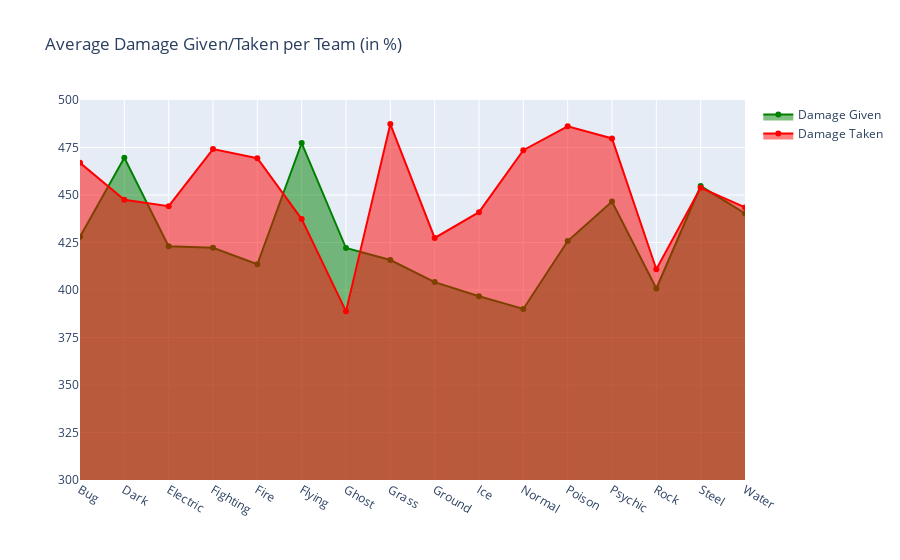

The cell this chart's notebook holds for it:
### Markdown cell above
Display average damage given/taken per team

### Code cell
# Get average damage given/taken for each team
df_group = df_pkmn.groupby('Team').agg(
    Damage_Given=('Damage Given (in %)', 'sum'),
    Damage_Taken=('Damage Taken (in %)', 'sum'),
    Games=('Games Played', 'max')
).reset_index()
df_group['Damage Given (in %)'] = df_group['Damage_Given'] / df_group['Games']
df_group['Damage Taken (in %)'] = df_group['Damage_Taken'] / df_group['Games']
# Display in area graph using Matplotlib
fig, ax = plt.subplots()
ax.fill_between(df_group['Team'], df_group['Damage Given (in %)'], color='green', alpha=0.5, label='Damage Given')
ax.fill_between(df_group['Team'], df_group['Damage Taken (in %)'], color='red', alpha=0.5, label='Damage Taken')
ax.set_title('Average Damage Given/Taken per Team (in %)')
ax.legend()
plt.xticks(rotation=90)
plt.ylim(300, 500)
plt.yticks(range(300, 500, 25))
plt.show()

# Display in area graph using Plotly
damage_given = go.Scatter(x=df_group['Team'], y=df_group['Damage Given (in %)'], name='Damage Given', line=dict(color='green'), fill='tozeroy')
damage_taken = go.Scatter(x=df_group['Team'], y=df_group['Damage Taken (in %)'], name='Damage Taken', line=dict(color='red'), fill='tozeroy')
layout = go.Layout(
    title='Average Damage Given/Taken per Team (in %)',
    xaxis=dict(title=''),
    yaxis=dict(title='')
)
fig = go.Figure(data=[damage_given, damage_taken], layout=layout)
fig.update_yaxes(range=[300,500], dtick=25)
fig.show()

### Figure 1 — Plotly figure (JSON) as saved in the notebook; plotly's stock layout.template omitted (floating-point values rounded to 4 significant figures)
{"data": [{"fill": "tozeroy", "line": {"color": "green"}, "name": "Damage Given", "type": "scatter", "x": ["Bug", "Dark", "Electric", "Fighting", "Fire", "Flying", "Ghost", "Grass", "Ground", "Ice", "Normal", "Poison", "Psychic", "Rock", "Steel", "Water"], "y": [428.0, 469.6, 423.0, 422.2, 413.5, 477.4, 422.1, 415.8, 404.2, 396.7, 390.0, 425.8, 446.6, 400.8, 454.7, 440.3]}, {"fill": "tozeroy", "line": {"color": "red"}, "name": "Damage Taken", "type": "scatter", "x": ["Bug", "Dark", "Electric", "Fighting", "Fire", "Flying", "Ghost", "Grass", "Ground", "Ice", "Normal", "Poison", "Psychic", "Rock", "Steel", "Water"], "y": [466.9, 447.5, 444.1, 474.1, 469.4, 437.3, 388.8, 487.3, 427.4, 441.0, 473.6, 486.2, 479.8, 410.9, 453.8, 443.5]}], "layout": {"title": {"text": "Average Damage Given/Taken per Team (in %)"}, "xaxis": {"title": {"text": ""}}, "yaxis": {"dtick": 25, "range": [300, 500], "title": {"text": ""}}}}
